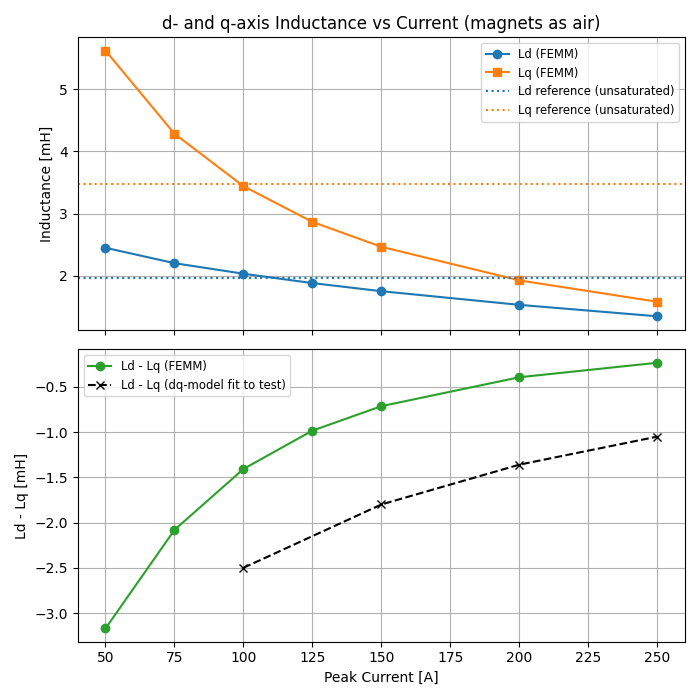

Write the Python code that produced this figure.
"""d- and q-axis inductances vs current.

Same setup as the reference inductance study: magnets replaced by air, so
only the stator current makes flux; rotor fixed at the locked-rotor
position (MaxTorqueInitialAngle), where current angle 0 deg lines the
current up with the rotor d-axis and 90 deg with the q-axis (as in
Locked_rotor_test.py: Id = I*cos(beta), Iq = I*sin(beta)).

For each current the model is solved once on each axis. The phase flux
linkages from FEMM's circuit results are transformed to psi_d, psi_q with
the same transform the currents use, and
    Ld = psi_d / Id  (current on the d-axis)
    Lq = psi_q / Iq  (current on the q-axis)
The sector holds one pole of each phase winding; the poles are in series,
so the full-machine flux linkage is N_SECTORS times the sector's.

Also saves the airgap radial flux density along the sector for each run.

Magnetizing vs leakage inductance: the circuit flux linkage counts every
flux path, including slot and tooth-tip leakage. The magnetizing part is
the flux linkage of the airgap flux alone -- the radial B across the
airgap integrated against each phase's winding (turns) function:
    psi_m = Length * r * integral( Br(theta) * W(theta) dtheta )
Lmd, Lmq come from psi_m the same way as Ld, Lq, and the leakage inductance
is L - Lm. Valid with MAGNETS_AS_AIR = True (no magnet flux in Br).

Usage:
    python dq_inductance.py          # run the FEMM sweep, then plot
    python dq_inductance.py --plot   # replot the saved CSVs only
"""
import csv
import sys
import time as walltime

import femm
import matplotlib.pyplot as plt
import numpy as np

import config
import materials
import simulation

MODEL_FILE = "ToyotaPrius_DqInductance.FEM"
RESULTS_FILE = "dq_inductance.csv"
AIRGAP_FILE = "dq_inductance_airgap_B.csv"
INDUCTANCE_PLOT_FILE = "dq_inductance.png"
AIRGAP_PLOT_FILE = "dq_inductance_airgap_B.png"
MAGNETIZING_PLOT_FILE = "dq_inductance_magnetizing.png"

CURRENTS = [50, 75, 100, 125, 150, 200, 250]   # A, peak phase current
AXES = {"d": 0, "q": 90}                        # current angle, electrical deg

# True: magnets set to air (the reference's method), giving the inductances
# of the stator field alone. False: magnets kept, and the no-load flux
# linkage is subtracted on the d-axis (apparent inductances).
MAGNETS_AS_AIR = True

N_SECTORS = round(360 / config.SectorAngle)   # 8 -- one pole per sector
PHASE_SHIFTS = (0, 120, 240)                  # deg, phases A, B, C

# Reference values from torque_calculation_PM+RELUCTANCE.PY.
REF_LD = 1.96e-3   # H, unsaturated
REF_LQ = 3.47e-3   # H, unsaturated
REF_LD_MINUS_LQ = {100: -2.5e-3, 150: -1.8e-3, 200: -1.36e-3, 250: -1.05e-3}  # H, fitted
# Reference study's 'D-Q axes inductances' chart, read off the plot
# (about +/-0.05 mH), current [A] -> H.
REF_CHART_LD = {50: 1.85e-3, 75: 1.65e-3, 100: 1.53e-3, 125: 1.43e-3,
                150: 1.35e-3, 200: 1.22e-3, 250: 1.10e-3}
REF_CHART_LQ = {50: 4.55e-3, 75: 3.55e-3, 100: 2.87e-3, 125: 2.40e-3,
                150: 2.07e-3, 200: 1.62e-3, 250: 1.33e-3}

INCH = 0.0254   # m per inch -- the model is in inches

# Airgap B sampling: radius between the sliding band and the stator bore.
AIRGAP_RADIUS = (simulation.SLIDING_BAND_RADIUS + config.StatorID / 2) / 2
AIRGAP_POINTS = 181


def phase_currents(current_amp, beta):
    return [current_amp * simulation.sind(beta + s) for s in PHASE_SHIFTS]


def to_dq(a, b, c):
    """abc -> dq with the transform that maps the currents above to
    Id = I*cos(beta), Iq = I*sin(beta)."""
    abc = (a, b, c)
    d = 2 / 3 * sum(x * simulation.sind(s) for x, s in zip(abc, PHASE_SHIFTS))
    q = 2 / 3 * sum(x * simulation.cosd(s) for x, s in zip(abc, PHASE_SHIFTS))
    return d, q


def winding_function(phase, theta):
    """Turns function W(theta) of one phase over one pole pair (two sectors,
    the second the anti-periodic mirror of the first), zero mean. Each slot
    adds its signed turns as theta passes its center. The sign is set so a
    phase's airgap flux linkage has the same sign as FEMM's circuit flux
    linkage for that phase."""
    circuits = config.SlotCircuits * 2
    dirs = config.SlotCoilDirs + [-d for d in config.SlotCoilDirs]
    w = np.zeros_like(theta)
    for k, (circuit, direction) in enumerate(zip(circuits, dirs)):
        if circuit == phase:
            center = config.ToothPitch * (k + 0.5)
            w -= direction * config.Turns * (theta >= center)
    return w - w.mean()


def magnetizing_flux_linkages(angles, br):
    """Full-machine flux linkage [Wb-turn] of phases A, B, C from the
    airgap flux alone. `br` covers one sector; the next sector is its
    anti-periodic image (Br -> -Br)."""
    angles = np.asarray(angles, dtype=float)
    br = np.asarray(br, dtype=float)
    theta = np.concatenate([angles, angles[1:] + config.SectorAngle])
    b = np.concatenate([br, -br[1:]])
    pole_pairs = N_SECTORS // 2
    r = AIRGAP_RADIUS * INCH
    length = config.Length * INCH
    return [
        pole_pairs * length * r * np.trapz(b * winding_function(phase, theta), np.radians(theta))
        for phase in "ABC"
    ]


def magnetizing_inductances(airgap):
    """current -> (Lmd, Lmq) in H, from the saved airgap Br."""
    table = {}
    for current_amp, axis, angles, br in airgap:
        psi_d, psi_q = to_dq(*magnetizing_flux_linkages(angles, br))
        i_d, i_q = to_dq(*phase_currents(current_amp, AXES[axis]))
        lm = psi_d / i_d if axis == "d" else psi_q / i_q
        table.setdefault(current_amp, {})[axis] = lm
    return {i: (v["d"], v["q"]) for i, v in table.items()}


def phase_flux_linkages():
    """Full-machine flux linkage [Wb-turn] of phases A, B, C."""
    return [N_SECTORS * femm.mo_getcircuitproperties(name)[2] for name in "ABC"]


def airgap_br():
    """Radial flux density [T] along the airgap arc across the sector."""
    angles = np.linspace(0, config.SectorAngle, AIRGAP_POINTS)
    br = []
    for a in angles:
        x, y = AIRGAP_RADIUS * simulation.cosd(a), AIRGAP_RADIUS * simulation.sind(a)
        values = femm.mo_getpointvalues(x, y)
        br.append(values[1] * simulation.cosd(a) + values[2] * simulation.sind(a))
    return angles, br


def solve(current_amp, beta):
    """Solve with the given current on the given angle; return the phase
    flux linkages, torque and airgap B."""
    for name, i in zip("ABC", phase_currents(current_amp, beta)):
        femm.mi_modifycircprop(name, 1, i)
    femm.mi_saveas(MODEL_FILE)
    femm.mi_createmesh()
    femm.mi_analyze(0)
    femm.mi_loadsolution()
    psi = phase_flux_linkages()
    torque = femm.mo_gapintegral(simulation.SLIDING_BAND_NAME, 0)
    angles, br = airgap_br()
    femm.mo_close()
    return psi, torque, angles, br


def run_inductance_sweep():
    femm.openfemm()
    simulation.build_model()
    if MAGNETS_AS_AIR:
        # Hc = 0 and mu = 1: the magnet regions behave as air.
        femm.mi_modifymaterial(materials.MAGNET, 1, 1)
        femm.mi_modifymaterial(materials.MAGNET, 2, 1)
        femm.mi_modifymaterial(materials.MAGNET, 3, 0)

    simulation.pause("Geometry, materials, and boundary conditions complete.")

    femm.mi_modifyboundprop(
        simulation.SLIDING_BAND_NAME, 10, config.MaxTorqueInitialAngle
    )

    psi_d0 = 0.0
    if not MAGNETS_AS_AIR:
        psi0, _, _, _ = solve(0, 0)
        psi_d0, _ = to_dq(*psi0)

    rows = []
    airgap = []
    for current_amp in CURRENTS:
        for axis, beta in AXES.items():
            psi, torque, angles, br = solve(current_amp, beta)
            i_d, i_q = to_dq(*phase_currents(current_amp, beta))
            psi_d, psi_q = to_dq(*psi)
            if axis == "d":
                inductance = (psi_d - psi_d0) / i_d
            else:
                inductance = psi_q / i_q
            rows.append({
                "Current_A": current_amp, "Axis": axis, "Beta_deg": beta,
                "Id_A": i_d, "Iq_A": i_q,
                "PsiA_Wb": psi[0], "PsiB_Wb": psi[1], "PsiC_Wb": psi[2],
                "PsiD_Wb": psi_d, "PsiQ_Wb": psi_q,
                "L_H": inductance, "Torque_Nm": torque,
            })
            airgap.append((current_amp, axis, angles, br))
            print(f"I={current_amp} A {axis}-axis: psi_d = {psi_d:.4f} Wb, "
                  f"psi_q = {psi_q:.4f} Wb, L{axis} = {inductance * 1e3:.3f} mH, "
                  f"T = {torque:.2f} N*m")

    femm.closefemm()
    return rows, airgap


def inductances(rows):
    """current -> (Ld, Lq) in H."""
    table = {}
    for r in rows:
        table.setdefault(r["Current_A"], {})[r["Axis"]] = r["L_H"]
    return {i: (v["d"], v["q"]) for i, v in table.items()}


def save_results(rows, airgap):
    with open(RESULTS_FILE, "w", newline="") as f:
        writer = csv.DictWriter(f, fieldnames=list(rows[0]))
        writer.writeheader()
        writer.writerows(rows)
    with open(AIRGAP_FILE, "w", newline="") as f:
        writer = csv.writer(f)
        writer.writerow(["Current_A", "Axis", "Angle_deg", "Br_T"])
        for current_amp, axis, angles, br in airgap:
            writer.writerows((current_amp, axis, a, b) for a, b in zip(angles, br))


def load_results():
    """Rows and airgap B from a previous run's CSVs."""
    with open(RESULTS_FILE, newline="") as f:
        rows = [
            {k: (v if k == "Axis" else float(v)) for k, v in r.items()}
            for r in csv.DictReader(f)
        ]
    runs = {}
    with open(AIRGAP_FILE, newline="") as f:
        for r in csv.DictReader(f):
            angles, br = runs.setdefault((float(r["Current_A"]), r["Axis"]), ([], []))
            angles.append(float(r["Angle_deg"]))
            br.append(float(r["Br_T"]))
    airgap = [(i, axis, angles, br) for (i, axis), (angles, br) in runs.items()]
    return rows, airgap


def print_summary(rows, airgap):
    print(f"{'I [A]':>6} {'Ld [mH]':>8} {'Lq [mH]':>8} {'Lq/Ld':>6} "
          f"{'Ld-Lq [mH]':>11} {'ref Ld-Lq':>10}")
    for current_amp, (ld, lq) in inductances(rows).items():
        ref = REF_LD_MINUS_LQ.get(current_amp)
        ref_text = f"{ref * 1e3:>10.2f}" if ref is not None else ""
        print(f"{current_amp:>6.0f} {ld * 1e3:>8.3f} {lq * 1e3:>8.3f} {lq / ld:>6.2f} "
              f"{(ld - lq) * 1e3:>11.3f} {ref_text}")
    print(f"Reference unsaturated: Ld = {REF_LD * 1e3:.2f} mH, Lq = {REF_LQ * 1e3:.2f} mH")

    total = inductances(rows)
    print()
    print("Magnetizing (airgap flux) vs total, and the reference chart [mH]:")
    print(f"{'I [A]':>6} {'Lmd':>6} {'ref Ld':>7} {'diff':>6} {'Lmq':>6} {'ref Lq':>7} "
          f"{'diff':>6} {'Lsig_d':>7} {'Lsig_q':>7}")
    for current_amp, (lmd, lmq) in magnetizing_inductances(airgap).items():
        ld, lq = total[current_amp]
        ref_d = REF_CHART_LD.get(current_amp)
        ref_q = REF_CHART_LQ.get(current_amp)
        diff_d = f"{100 * (lmd - ref_d) / ref_d:>+5.0f}%" if ref_d else ""
        diff_q = f"{100 * (lmq - ref_q) / ref_q:>+5.0f}%" if ref_q else ""
        print(f"{current_amp:>6.0f} {lmd * 1e3:>6.2f} {ref_d * 1e3:>7.2f} {diff_d:>6} "
              f"{lmq * 1e3:>6.2f} {ref_q * 1e3:>7.2f} {diff_q:>6} "
              f"{(ld - lmd) * 1e3:>7.2f} {(lq - lmq) * 1e3:>7.2f}")
    print("Lsig = L - Lm: slot and tooth-tip leakage inductance.")


def plot_results(rows, airgap):
    table = inductances(rows)
    currents = list(table)
    ld = [table[i][0] * 1e3 for i in currents]
    lq = [table[i][1] * 1e3 for i in currents]

    fig, (ax_l, ax_diff) = plt.subplots(2, 1, sharex=True, figsize=(7, 7))
    ax_l.plot(currents, ld, "o-", label="Ld (FEMM)")
    ax_l.plot(currents, lq, "s-", label="Lq (FEMM)")
    ax_l.axhline(REF_LD * 1e3, color="C0", linestyle=":", label="Ld reference (unsaturated)")
    ax_l.axhline(REF_LQ * 1e3, color="C1", linestyle=":", label="Lq reference (unsaturated)")
    ax_l.set_ylabel("Inductance [mH]")
    ax_l.set_title("d- and q-axis Inductance vs Current"
                   + (" (magnets as air)" if MAGNETS_AS_AIR else ""))
    ax_l.grid(True)
    ax_l.legend(fontsize="small")

    ax_diff.plot(currents, [d - q for d, q in zip(ld, lq)], "o-", color="C2",
                 label="Ld - Lq (FEMM)")
    ax_diff.plot(list(REF_LD_MINUS_LQ), [v * 1e3 for v in REF_LD_MINUS_LQ.values()],
                 "x--", color="k", label="Ld - Lq (dq-model fit to test)")
    ax_diff.set_xlabel("Peak Current [A]")
    ax_diff.set_ylabel("Ld - Lq [mH]")
    ax_diff.grid(True)
    ax_diff.legend(fontsize="small")
    fig.tight_layout()
    fig.savefig(INDUCTANCE_PLOT_FILE)

    fig, axes = plt.subplots(1, 2, sharey=True, figsize=(11, 4.5))
    for ax, axis in zip(axes, AXES):
        for current_amp, run_axis, angles, br in airgap:
            if run_axis == axis:
                ax.plot(angles, br, label=f"{current_amp} A")
        ax.set_title(f"Airgap radial B, current on the {axis}-axis")
        ax.set_xlabel("Mechanical angle [deg]")
        ax.grid(True)
    axes[0].set_ylabel("Br [T]")
    axes[1].legend(fontsize="small")
    fig.tight_layout()
    fig.savefig(AIRGAP_PLOT_FILE)

    # Total vs magnetizing inductance vs the reference chart.
    magnetizing = magnetizing_inductances(airgap)
    fig, (ax_d, ax_q) = plt.subplots(1, 2, sharey=True, figsize=(11, 4.5))
    for ax, k, ref, name in ((ax_d, 0, REF_CHART_LD, "Ld"), (ax_q, 1, REF_CHART_LQ, "Lq")):
        ax.plot(currents, [table[i][k] * 1e3 for i in currents], "o-",
                label=f"{name} total (flux linkage)")
        ax.plot(currents, [magnetizing[i][k] * 1e3 for i in currents], "s-",
                label=f"{name} magnetizing (airgap flux)")
        ax.plot(list(ref), [v * 1e3 for v in ref.values()], "kx--", label=f"{name} reference")
        ax.set_title(f"{name}: total vs magnetizing vs reference")
        ax.set_xlabel("Peak Current [A]")
        ax.grid(True)
        ax.legend(fontsize="small")
    ax_d.set_ylabel("Inductance [mH]")
    fig.tight_layout()
    fig.savefig(MAGNETIZING_PLOT_FILE)

    plt.show()


if __name__ == "__main__":
    if "--plot" in sys.argv:
        rows, airgap = load_results()
    else:
        start_time = walltime.perf_counter()

        rows, airgap = run_inductance_sweep()
        save_results(rows, airgap)

        elapsed = walltime.perf_counter() - start_time
        print(f"Simulation run time: {elapsed:.1f} s")
    print_summary(rows, airgap)

    plot_results(rows, airgap)
